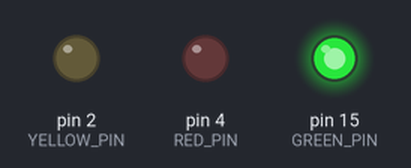
The sketch below on a simulated Arduino Uno, built with avr-gcc and run on an emulated ATmega328P. On the bench: output pins drawn as LEDs (lit = HIGH).

Above: at 0.2 s.
At 0.7 s:
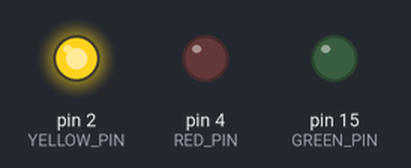
At 2.7 s:
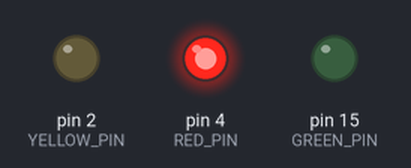
Timing chart, 0 to 3.5 s (numbered marks = the images above):
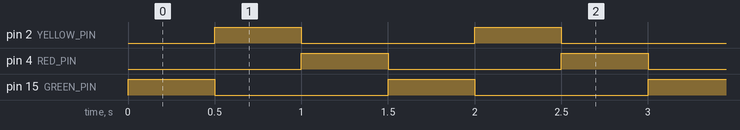

Measured:
- by itself, pin 2 (YELLOW_PIN), pin 4 (RED_PIN), pin 15 (GREEN_PIN): alternates HIGH for 0.50 s and LOW for 1.0 s
- by itself, everything shown: repeats every 1.5 s, in 3 steps

The sketch:

02_LED_eric.ino
```cpp
const int GREEN_PIN = 15;
const int YELLOW_PIN = 2;
const int RED_PIN = 4;
const int BEAT_MS = 500;  // 4/4 拍，120 BPM 時每拍 500 ms

void setup() {
  pinMode(GREEN_PIN, OUTPUT);
  pinMode(YELLOW_PIN, OUTPUT);
  pinMode(RED_PIN, OUTPUT);
}

void loop() {
  // 拍 1：綠燈
  digitalWrite(GREEN_PIN, HIGH);
  digitalWrite(YELLOW_PIN, LOW);
  digitalWrite(RED_PIN, LOW);
  delay(BEAT_MS);

  // 拍 2：黃燈
  digitalWrite(GREEN_PIN, LOW);
  digitalWrite(YELLOW_PIN, HIGH);
  digitalWrite(RED_PIN, LOW);
  delay(BEAT_MS);

  // 拍 3：紅燈
  digitalWrite(GREEN_PIN, LOW);
  digitalWrite(YELLOW_PIN, LOW);
  digitalWrite(RED_PIN, HIGH);
  delay(BEAT_MS);

  // 拍 4：全部熄
  // digitalWrite(GREEN_PIN, LOW);
  // digitalWrite(YELLOW_PIN, LOW);
  // digitalWrite(RED_PIN, LOW);
  // delay(BEAT_MS);
}
```
